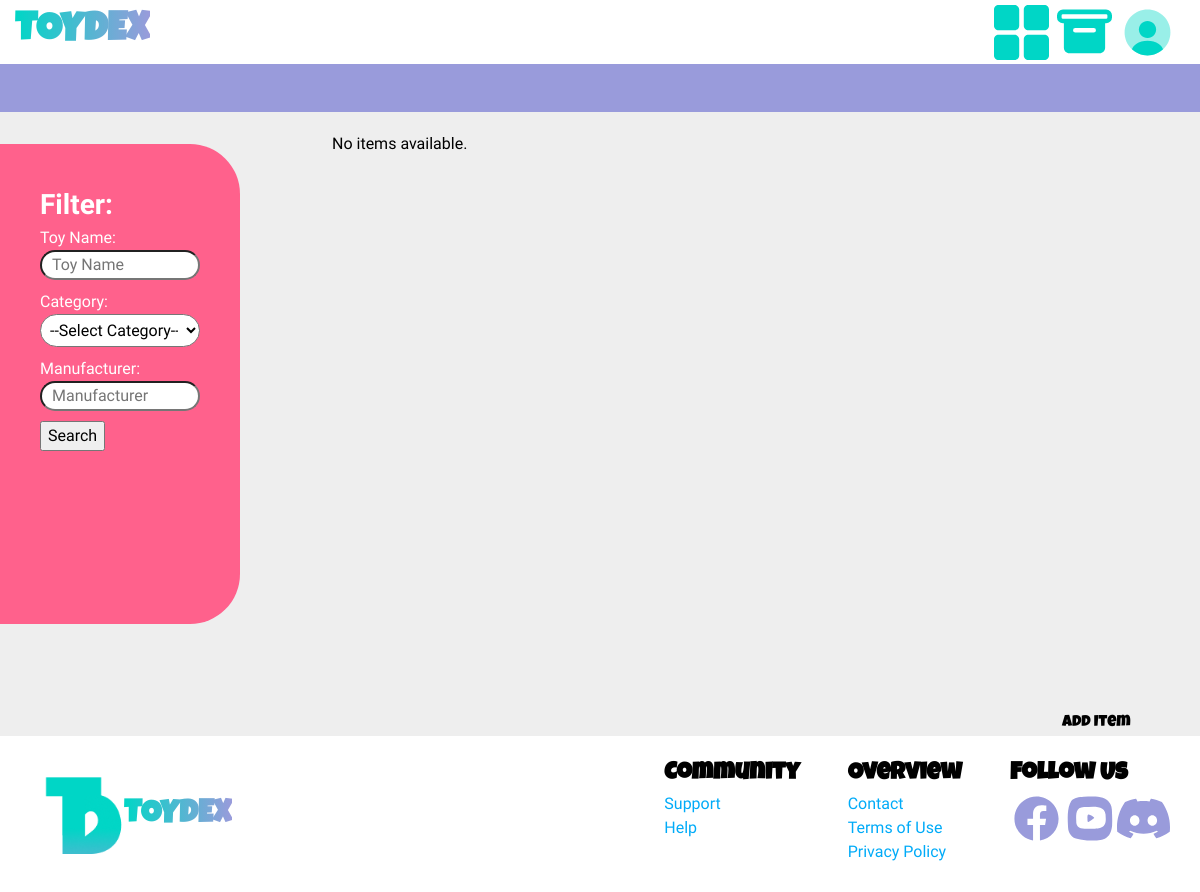
Page /home.php on the earlier database version.
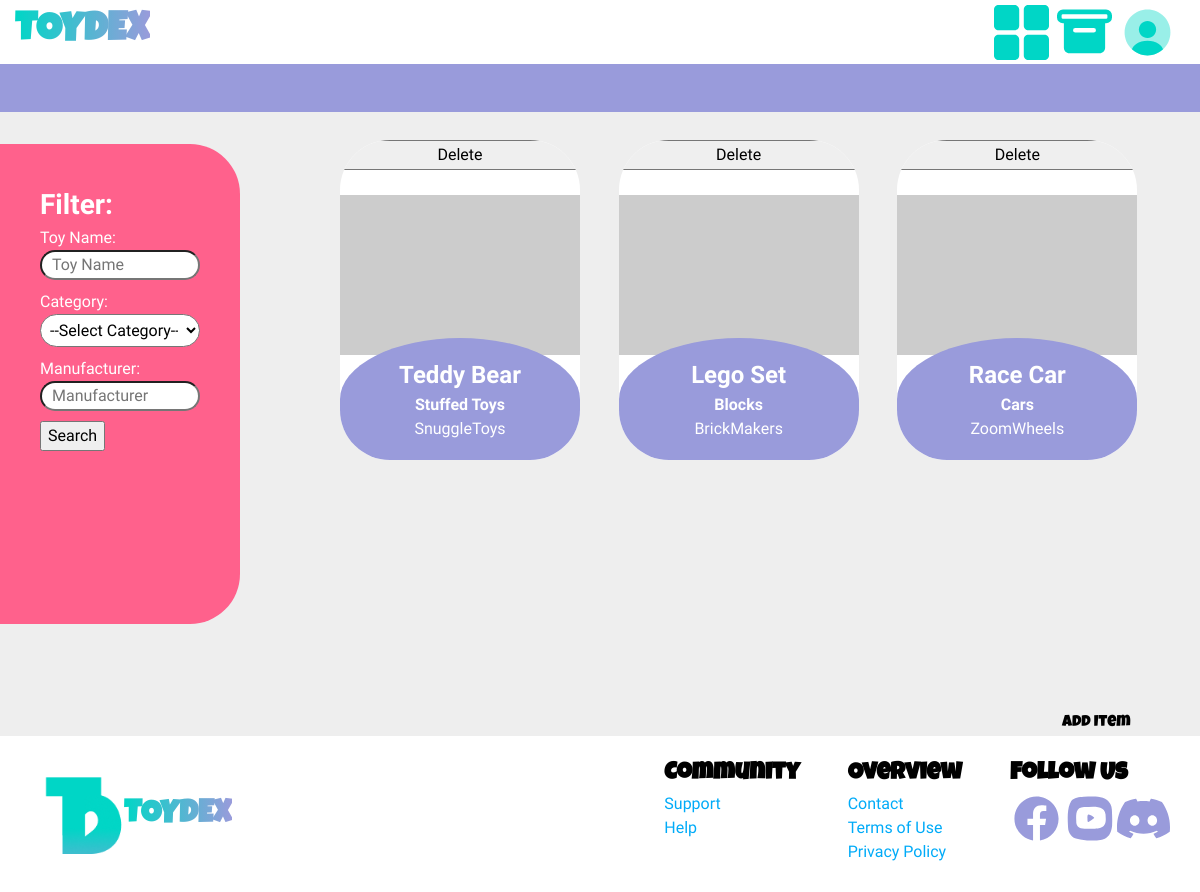
Same page on the later database version.
### tables this page shows
CREATE TABLE `toyitem` (
  `item_id` int(11) NOT NULL,
  `name` varchar(100) NOT NULL,
  `description` text DEFAULT NULL,
  `brand` varchar(100) DEFAULT NULL,
  `category` varchar(100) DEFAULT NULL
);

### home.php (the view, shortened to what this page needs)
<?php
include 'DBConnector.php';
?>
<!DOCTYPE html>
<html lang="en">
<head>
    <link rel="stylesheet" href="styles.css">
</head>
<body>
    <section class="home">
        <header>
            <div class="main-header">
                <h1 class="toydex-logo">TOYDEX</h1>
                <nav>
                    <ul>
                        <li><a href="home.php"><img src="images/view-grid-svgrepo-com.svg" alt="home"></a></li>
                        <li><a href="#"><img src="images/inventory-svgrepo-com.svg" alt="inventory"></a></li>
                        <li><a href="#"><img src="images/profile-circle-svgrepo-com.svg" alt="profile"></a></li>
                    </ul>
                </nav>
            </div>
            <div class="divider"></div>
        </header>
        <section class="filter-item-container">
            <div class="filter-container">
                <h2>Filter:</h2>
                <form action="" method="get" class="form-vertical">
                    <div class="form-group">
                        <label>Toy Name:</label>
                        <input type="text" name="toy-name" placeholder="Toy Name" value="<?php echo isset($_GET['toy-name']) ? htmlspecialchars($_GET['toy-name']) : ''; ?>">
                    </div>
                    <div class="form-group">
                        <label>Category:</label>
                        <select class="expand" name="category" placeholder="Category">
                            <option value="">--Select Category--</option>
                        </select>
                    </div>
                    <div class="form-group">
                        <label>Manufacturer:</label>
                        <input type="text" name="manufacturer" placeholder="Manufacturer" value="<?php echo isset($_GET['manufacturer']) ? htmlspecialchars($_GET['manufacturer']) : ''; ?>">
                    </div>
                    <div class="search-container">
                        <button type="submit">Search</button>
                    </div>
                </form>
            </div>
            <div class="items-container">
                <ul class="items-list">
                    <?php
                    if (isset($_GET['toy-name']) || isset($_GET['category']) || isset($_GET['manufacturer'])) {
                        $sql = "SELECT toyitem.name, toyitem.description, toyitem.item_id, toyimage.image_url, toyitem.brand, toyitem.category
                                FROM toyitem
                                INNER JOIN has ON toyitem.item_id = has.item_id
                                INNER JOIN toyimage ON toyimage.image_id = has.image_id
                                WHERE 1=1";
                        $conditions = [];
                        $params = [];
                        $types = '';
                        if (!empty($_GET['toy-name'])) {
                            $sql .= " AND toyitem.name LIKE ?";
                            $params[] = '%' . $_GET['toy-name'] . '%';
                            $types .= 's';
                        }
                        if (!empty($_GET['category'])) {
                            $sql .= " AND toyitem.category = ?";
                            $params[] = $_GET['category'];
                            $types .= 's';
                        }
                        if (!empty($_GET['manufacturer'])) {
                            $sql .= " AND toyitem.brand LIKE ?";
                            $params[] = '%' . $_GET['manufacturer'] . '%';
                            $types .= 's';
                        }
                        $stmt = $conn->prepare($sql);
                        if (!empty($params)) {
                            $stmt->bind_param($types, ...$params);
                        }
                        $stmt->execute();
                        $result = $stmt->get_result();
                        if ($result->num_rows > 0) {
                            while($row = $result->fetch_assoc()) {
                                echo "<li id='".$row['item_id']."'>
                                        <div class='li-content'>
                                            <button onclick=\"if(confirm('Are you sure you want to delete this toy?')){document.getElementById('deleteForm_".$row['item_id']."').submit();}\" class='delete-btn'>Delete</button>
                                            <form id='deleteForm_".$row['item_id']."' action='delete_toy.php' method='post' style='display: none;'>
                                                <input type='hidden' name='item_id' value='" . $row['item_id'] . "'>
                                            </form>
                                            <div class='main-img'>
                                                <img src='".$row['image_url']."'>
                                            </div>
                                            <div class='bubble-text'>
                                                <h2>".htmlspecialchars($row['name'])."</h2>
                                                <h4>".htmlspecialchars($row['category'])."</h4>
                                                <p>".htmlspecialchars($row['brand'])."</p>
                                            </div>
                                        </div>
                                    </li>";
                            }
                        } else {
                            echo "<p class='no-results'>No item(s) found matching your criteria.</p>";
                        }
                        $stmt->close();
                    } else {
                        $sql = "SELECT toyitem.name, toyitem.description, toyitem.item_id, toyimage.image_url, toyitem.brand, toyitem.category
                                FROM toyitem
                                INNER JOIN has ON toyitem.item_id = has.item_id
                                INNER JOIN toyimage ON toyimage.image_id = has.image_id";
                        $result = $conn->query($sql);
                        if ($result->num_rows > 0) {
                            while($row = $result->fetch_assoc()) {
                                echo "<li id='".$row['item_id']."'>
                                        <div class='li-content'>
                                            <button onclick=\"if(confirm('Are you sure you want to delete this toy?')){document.getElementById('deleteForm_".$row['item_id']."').submit();}\" class='delete-btn'>Delete</button>
                                            <form id='deleteForm_".$row['item_id']."' action='delete_toy.php' method='post' style='display: none;'>
                                                <input type='hidden' name='item_id' value='" . $row['item_id'] . "'>
                                            </form>
                                            <div class='main-img'>
                                                <img src='".$row['image_url']."'>
                                            </div>
                                            <div class='bubble-text'>
                                                <h2>".htmlspecialchars($row['name'])."</h2>
                                                <h4>".htmlspecialchars($row['category'])."</h4>
                                                <p>".htmlspecialchars($row['brand'])."</p>
                                            </div>
                                        </div>
                                    </li>";
                            }
                        } else {
                            echo "<p class='no-results'>No items available.</p>";
                        }
                    }
                    ?>
                </ul>
            </div>
        </section>
        <div class="add">
            <button id="add-item" onclick="openAddPopup()">Add Item</button>
        </div>
    </section>
    <footer>
        <div class="logo">
            <img src="images/logo.png">
            <h1>TOYDEX</h1>
        </div>
        <div class="labels">
            <div class="label">
                <h2>Community</h2>
                <a href="#">Support</a>
                <a href="#">Help</a>
            </div>
            <div class="label">
                <h2>Overview</h2>
                <a href="#">Contact</a>
                <a href="#">Terms of Use</a>
                <a href="#">Privacy Policy</a>
            </div>
            <div class="label">
                <h2>Follow Us</h2>
                <div class="icons">
                    <a href="#"><img src="images/facebook-svgrepo-com.svg"></a>
                    <a href="#"><img src="images/youtube-svgrepo-com.svg"></a>
                    <a href="#"><img src="images/discord-fill-svgrepo-com.svg"></a>
                </div>
            </div>
        </div>
    </footer>
</body>
</html>

Differences in the rows shown:
added toyitem: name "Teddy Bear", category "Stuffed Toys", brand "SnuggleToys"
added toyitem: name "Lego Set", category "Blocks", brand "BrickMakers"
added toyitem: name "Race Car", category "Cars", brand "ZoomWheels"
Other differences:
text no longer shown: "No items available."
